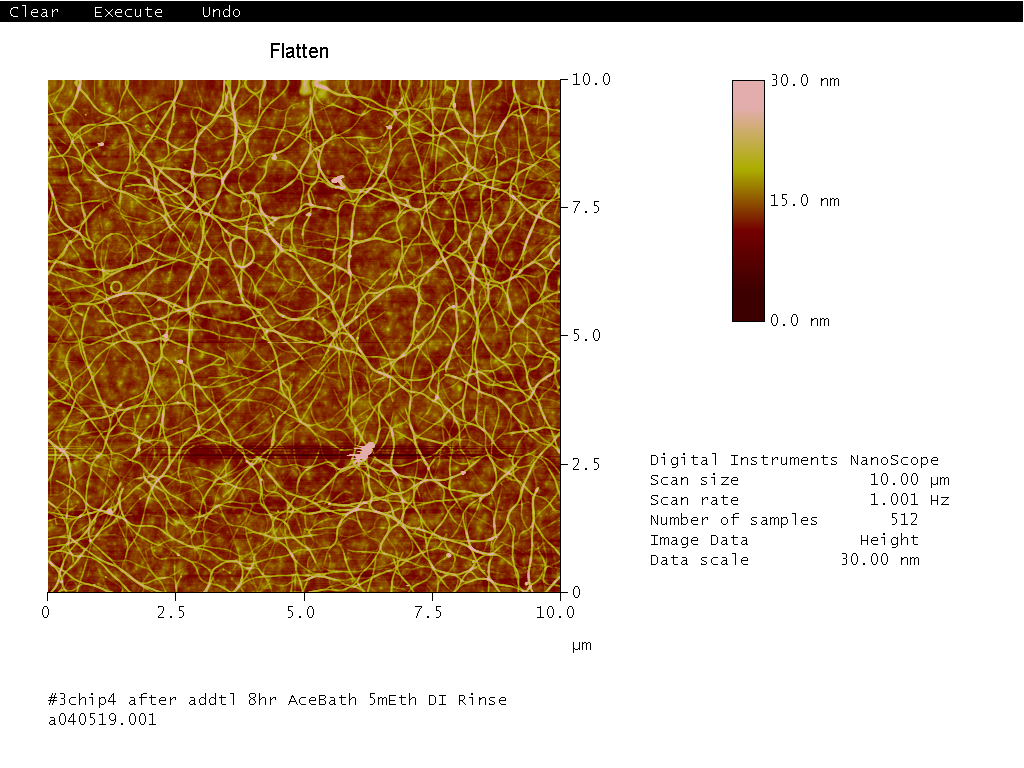
#> input picture examples/image_analyzer_examples/a040519001.tif, 1024 x 768 px; its folder holds only this picture in this run
$ python -i image_analyzer_v1.py   (imports and definitions only)
#> lines starting #> are read from the running program, lines starting #| are printed output that depends on the picture; after the words box and inside, x2 and y2 are one past the last pixel; in counts of white or black regions, pixels touching at a corner belong together
# -*- coding: utf-8 -*-

# Form implementation generated from reading ui file 'image_analyzer.ui'
#
# Created by: PyQt5 UI code generator 5.13.0
#
# WARNING! All changes made in this file will be lost!

import sys
import math
from os import listdir
from os.path import isfile, join
import cv2
from PyQt5 import QtCore, QtGui, QtWidgets
from PyQt5.QtWidgets import *
from PyQt5.QtGui import *
from PyQt5.QtCore import *
import glob
import numpy as np
import matplotlib.pyplot as plt
from matplotlib import axes
import matplotlib.image as mpimg
from matplotlib.backends.backend_qt5agg import FigureCanvasQTAgg as FigureCanvas
import skimage
from skimage.measure import regionprops
from skimage import measure
from skimage.morphology import medial_axis
from skimage.filters import meijering
import scipy
from scipy.ndimage import label


def feature_removal(img_in, area_min, area_large, circularity_min, ecce_min):
    labeled_array, num_features = label(img_in)
    properties = measure.regionprops(labeled_array)
    bw = np.zeros(np.shape(img_in), dtype = bool)
    valid_label = set()
    ecce = []
    area = []
    cir = []
    for prop in properties:
        circularity = (prop.perimeter)**2/(4*np.pi*prop.area)
        if area_min < prop.area:
            if circularity_min < circularity or ecce_min < prop.eccentricity:
                valid_label.add(prop.label)
                ecce.append(prop.eccentricity)
                area.append(prop.area)
                cir.append(circularity)
        elif area_large < prop.area:
                valid_label.add(prop.label)
                ecce.append(prop.eccentricity)
                area.append(prop.area)
                cir.append(circularity)
    current_bw = np.in1d(labeled_array, list(valid_label)).reshape(np.shape(labeled_array))
    return current_bw

# [17 lines left out: functions overlay_img, surface_coverage, not called in this run]

def image_filter(img):
    img = cv2.cvtColor(img, cv2.COLOR_RGB2GRAY)
    img = cv2.GaussianBlur(img, (3,3), 0)
    img = cv2.adaptiveThreshold(img, 255, cv2.ADAPTIVE_THRESH_GAUSSIAN_C, cv2.THRESH_BINARY, 3, 0)
    img = feature_removal(img, 50, 1000, 2, 0.90)
    img = meijering(img, sigmas=1, mode='reflect', black_ridges=False)
    min = np.min(img)
    img = img - min
    max = np.max(img)
    div = max/255
    img = np.uint8(img/div)
    ret, img = cv2.threshold(img, 0, 255, cv2.THRESH_BINARY+cv2.THRESH_OTSU)
    img = feature_removal(img, 75, 1000, 5, 0.95)
    # img_skel, distance = medial_axis(img, return_distance=True)
    return img

# [303 lines that did not run here, left out]

# [8 lines not run here, left out]

>>> import cv2
>>> picture = cv2.cvtColor(cv2.imread('../examples/image_analyzer_examples/a040519001.tif'), cv2.COLOR_BGR2RGB)
>>> result = image_filter(picture)
#> in image_filter, `img = cv2.cvtColor(img, cv2.COLOR_RGB2GRAY)`:
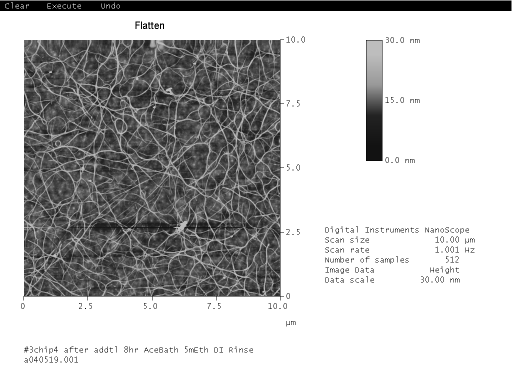
#> img: shape (768, 1024) (shown at 1/2 size); min 0, max 255, mean 189
#> in image_filter, `img = cv2.adaptiveThreshold(img, 255, cv2.ADAPTIVE_THRESH_GAUSSIAN_C, ..`:
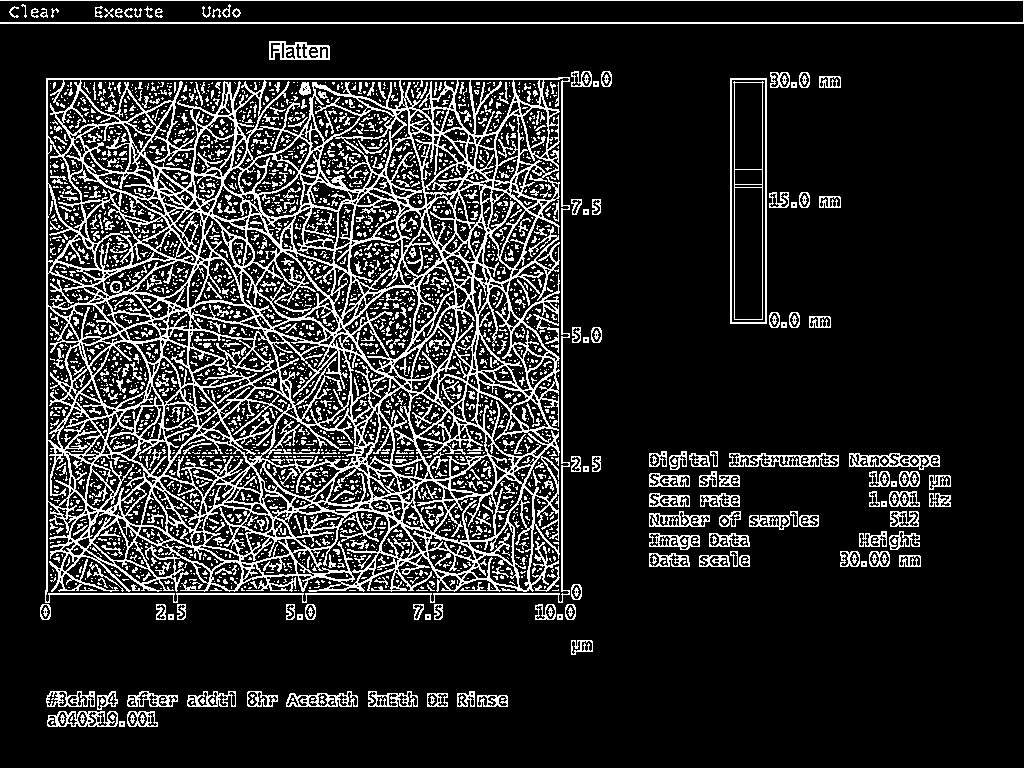
#> img: shape (768, 1024); 15.7% white in thin lines or dots
#> in feature_removal, `labeled_array, num_features = label(img_in)`:
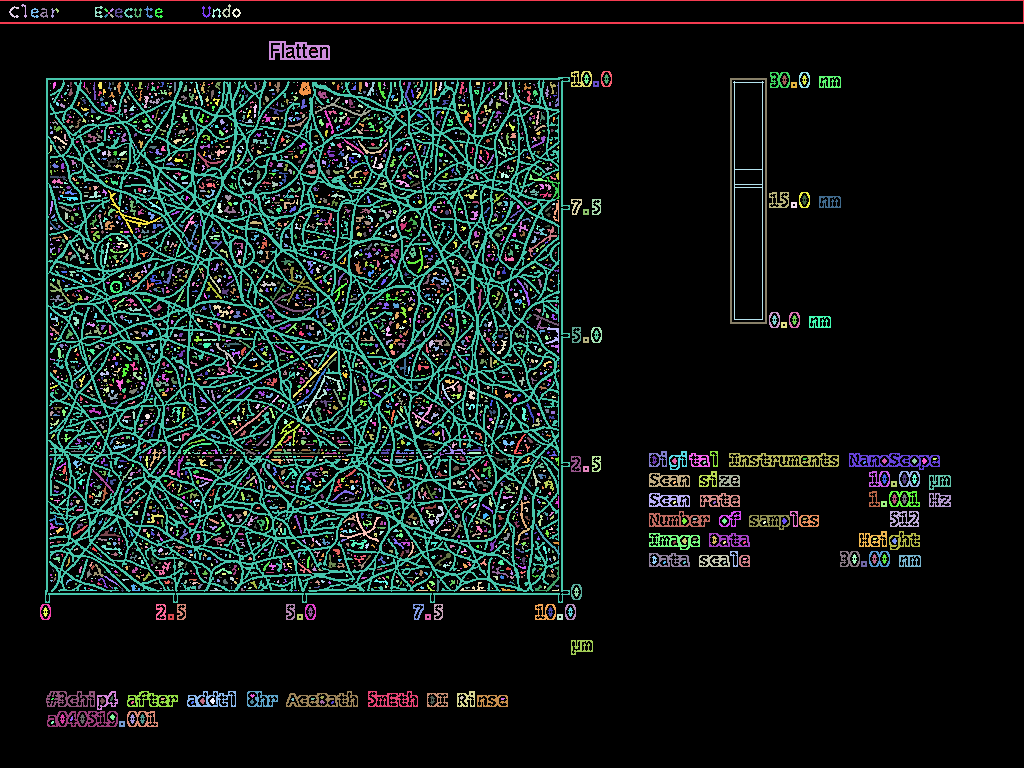
#> labeled_array: shape (768, 1024) int32; 4550 distinct labels, from 0 to 4549; one colour per label, 0 black
#> in feature_removal, `labeled_array, num_features = label(img_in)`: num_features = 4549
#> in feature_removal, `properties = measure.regionprops(labeled_array)`: properties = 4549 regions
#> the loop in feature_removal, `for prop in properties:` made 4549 passes
#> circularity on passes 1 to 3: 245.8, 1.61, 3.48
#> after the loop in feature_removal, `for prop in properties:`: area = 134 values, max 65476 at index 7, min 51 at index 26, mean 664; cir = 134 values, max 3025.5 at index 7, min 1.59 at index 69, mean 33.1; ecce = 134 values, max 0.999 at index 0, min 0.15 at index 106, mean 0.829; valid_label = 134 items
#> in feature_removal, `current_bw = np.in1d(labeled_array, list(valid_label)).reshape(np.shap..`:
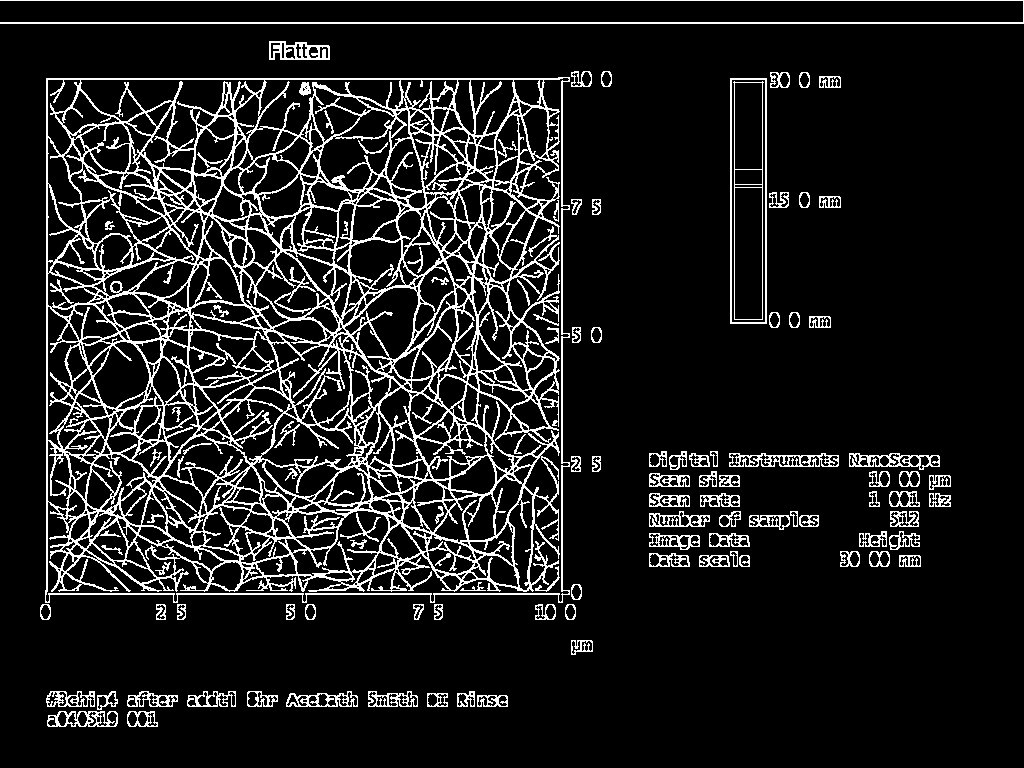
#> current_bw: shape (768, 1024) bool; 11.3% white in thin lines or dots
#> (the run stopped early here; a loop or call above may not have finished)

$ run again, on examples/image_analyzer_examples/a040709002.tif
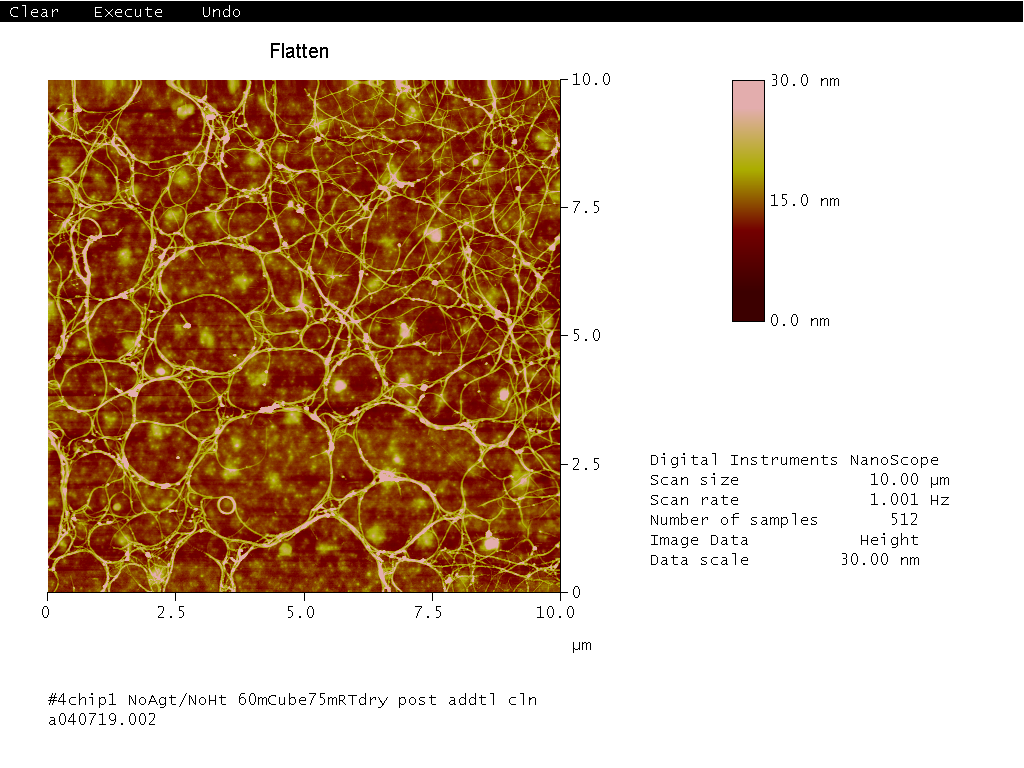
#> input picture examples/image_analyzer_examples/a040709002.tif, 1024 x 768 px
#> in feature_removal, `labeled_array, num_features = label(img_in)`:
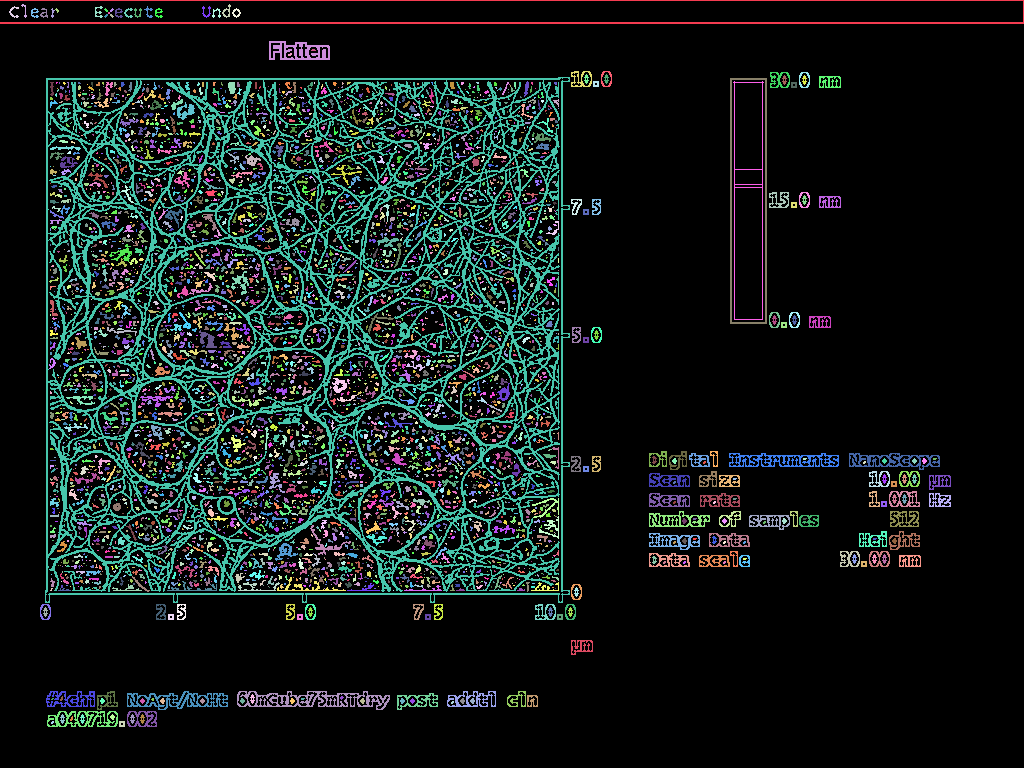
#> labeled_array: shape (768, 1024) int32; 4670 distinct labels, from 0 to 4669; one colour per label, 0 black
#> num_features = 4669
#> properties = 4669 regions
#> the loop in feature_removal, `for prop in properties:` made 4669 passes
#> circularity on passes 1 to 3: 245.8, 1.61, 3.48
#> after the loop in feature_removal, `for prop in properties:`: area = 156 values, max 58495 at index 7, min 51 at index 26, mean 542.4; cir = 156 values, max 2581.1 at index 7, min 1.93 at index 13, mean 26.17; ecce = 156 values, max 0.999 at index 0, min 0.121 at index 58, mean 0.818; valid_label = 156 items
#> in feature_removal, `current_bw = np.in1d(labeled_array, list(valid_label)).reshape(np.shap..`:
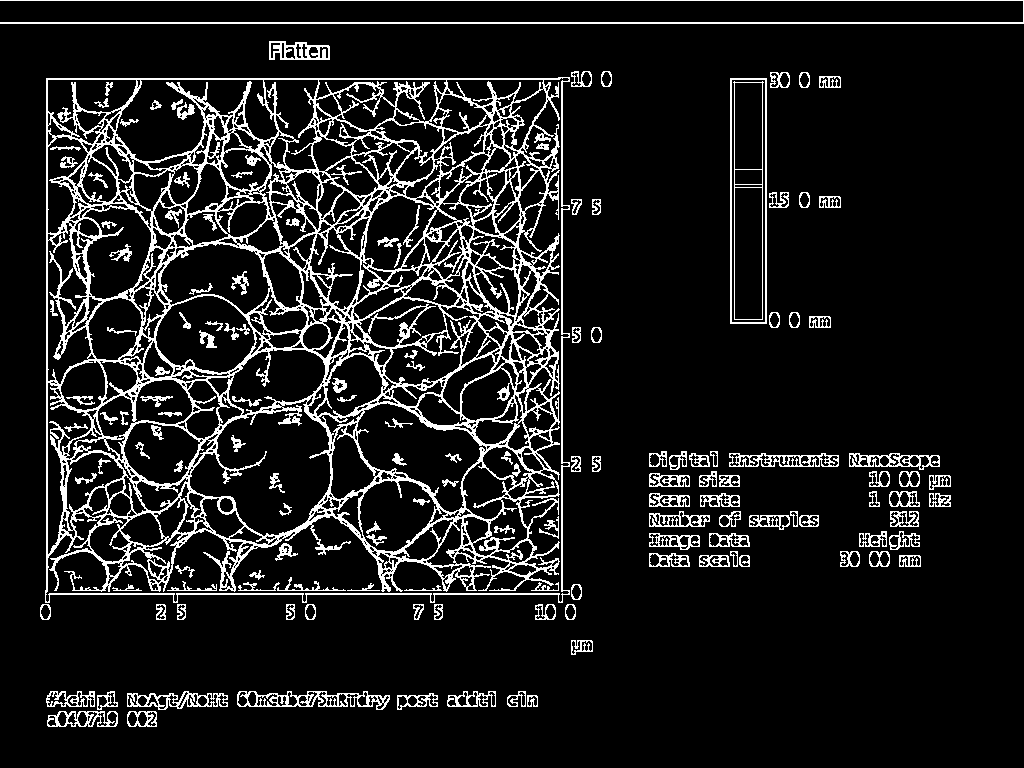
#> current_bw: shape (768, 1024) bool; 10.8% white in thin lines or dots

$ run again, on examples/image_analyzer_examples/a040709003.tif
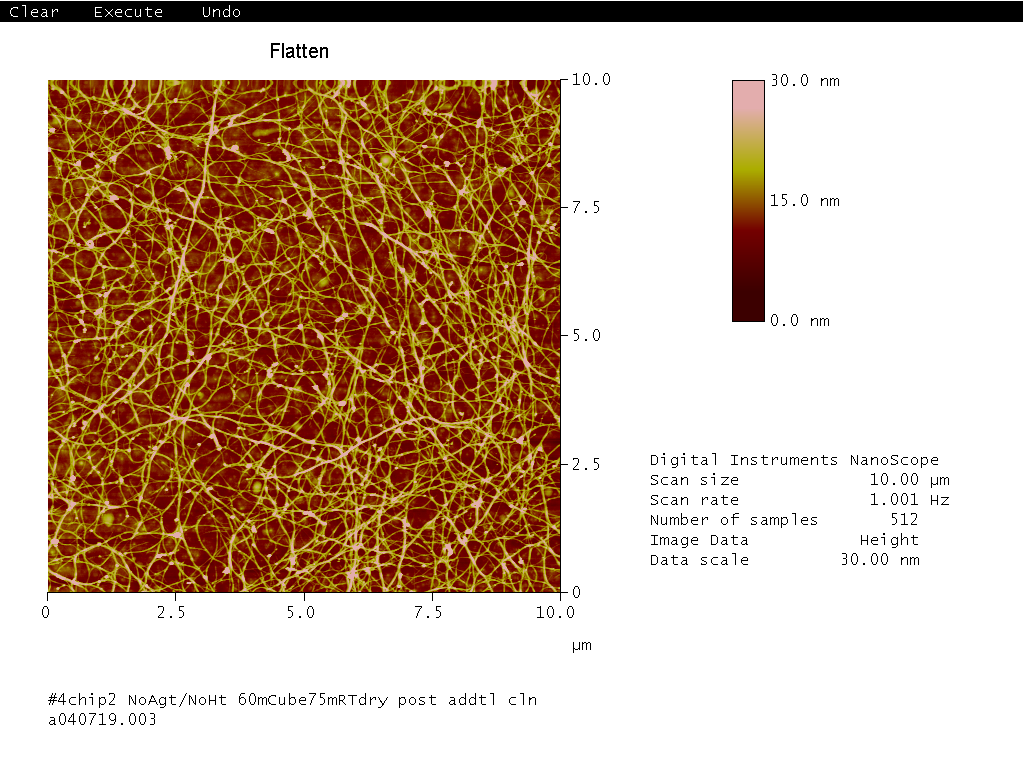
#> input picture examples/image_analyzer_examples/a040709003.tif, 1024 x 768 px
#> in feature_removal, `labeled_array, num_features = label(img_in)`:
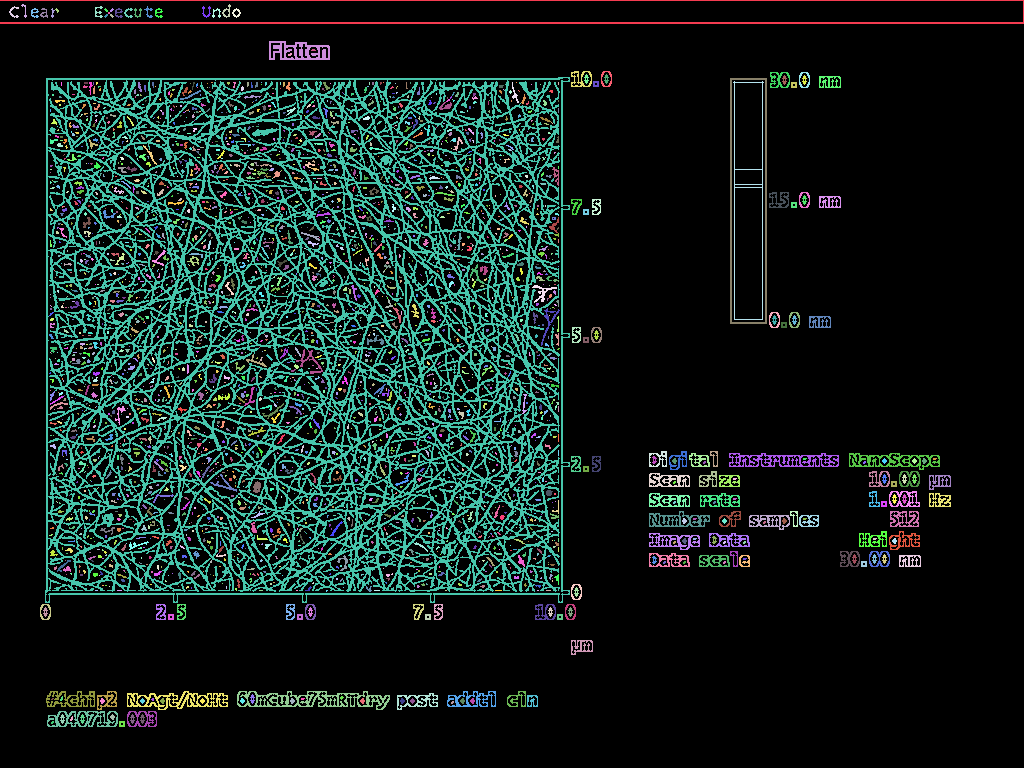
#> labeled_array: shape (768, 1024) int32; 2700 distinct labels, from 0 to 2699; one colour per label, 0 black
#> num_features = 2699
#> properties = 2699 regions; largest, box (x1, y1, x2, y2) and area: (45, 77, 570, 603) 93975, (0, 0, 1024, 24) 3093, (730, 78, 767, 324) 1116, (237, 691, 390, 710) 1096, (729, 453, 839, 467) 745
#> the loop in feature_removal, `for prop in properties:` made 2699 passes
#> circularity on passes 1 to 3: 245.8, 1.61, 3.48
#> after the loop in feature_removal, `for prop in properties:`: area = 93 values, max 93975 at index 7, min 51 at index 17, mean 1231.5; cir = 93 values, max 4121.1 at index 7, min 2.22 at index 17, mean 57.86; ecce = 93 values, max 0.999 at index 0, min 0.15 at index 70, mean 0.799; valid_label = 93 items
#> in feature_removal, `current_bw = np.in1d(labeled_array, list(valid_label)).reshape(np.shap..`:
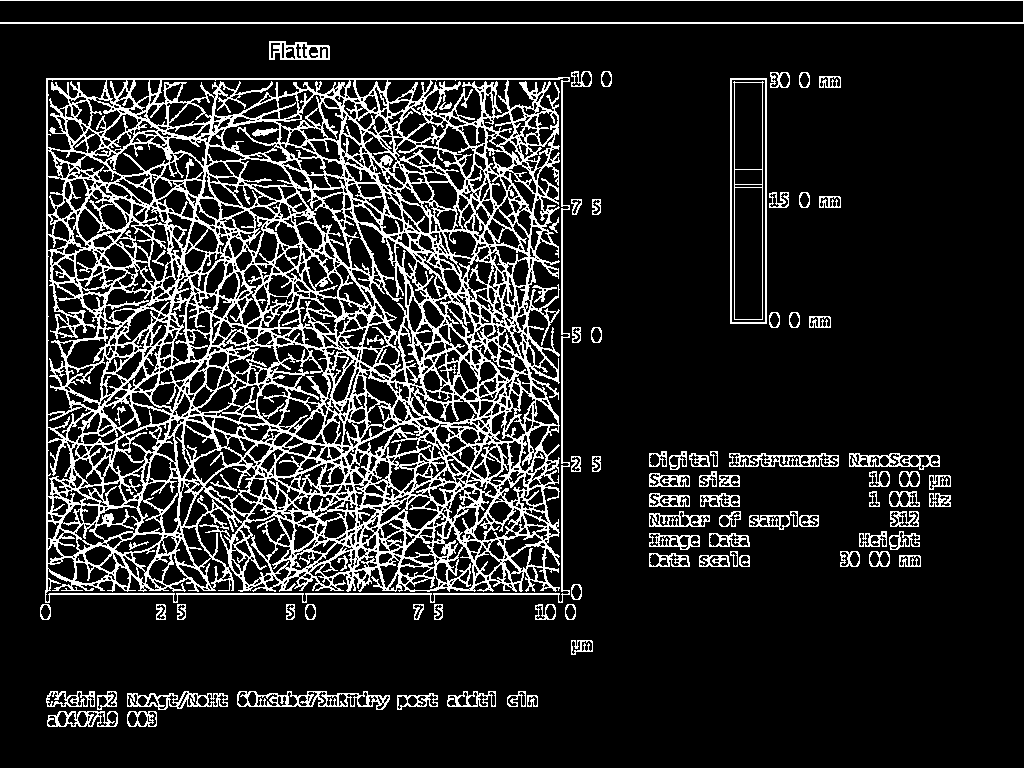
#> current_bw: shape (768, 1024) bool; 14.6% white in thin lines or dots
